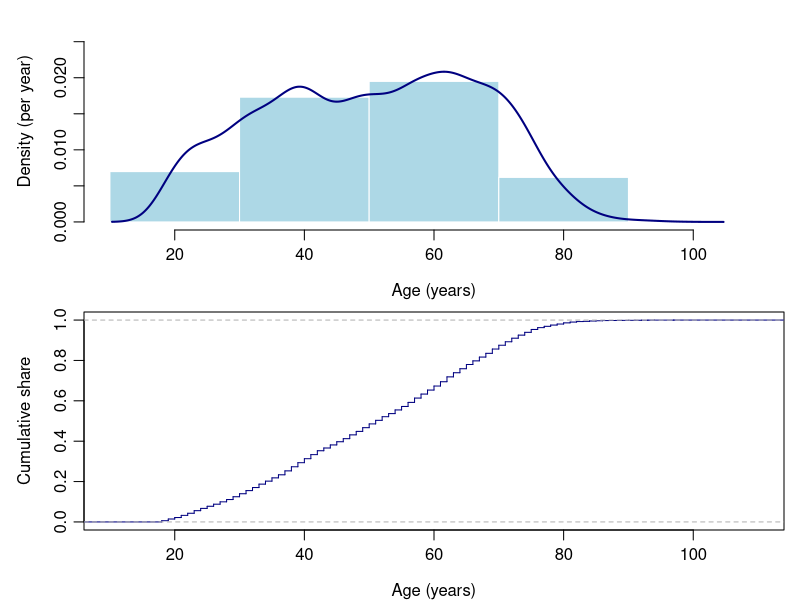

Source code (R):
## ---- chunk 1
#| label: provided-data
#| eval: true
democracy <- read.csv("democracy.csv")
## ---- chunk 2
#| label: inspect-sample
#| echo: true
#| eval: true
# Report the dimensions and group sizes.
# YOUR CODE HERE
## ---- chunk 3
#| label: first-histogram
#| echo: true
#| eval: true
# Make one histogram using R's default breaks.
# YOUR CODE HERE
## ---- chunk 4
#| label: histogram-widths
#| echo: true
#| eval: true
# Draw the 20-year histogram.
# YOUR CODE HERE
# Draw the 5-year histogram.
# YOUR CODE HERE
## ---- chunk 5
#| label: density-histograms
#| echo: true
#| eval: true
# Draw both density histograms here.
# YOUR CODE HERE
## ---- chunk 6
#| label: density-area
#| echo: true
#| eval: true
# Store the sample size, bin count, density height, and area.
# YOUR CODE HERE
## ---- chunk 7
#| label: provided-density-cdf
#| echo: false
#| fig-width: 6.5
#| fig-height: 4.4
#| eval: true
par(mfrow = c(2, 1), mar = c(3.5, 4.2, 0.6, 0.8),
    mgp = c(2.5, 0.7, 0))
hist(democracy$age, breaks = seq(10, 110, by = 20),
     freq = FALSE, xlim = c(10, 110), ylim = c(0, 0.028),
     main = "", xlab = "Age (years)", ylab = "Density (per year)",
     col = "lightblue", border = "white")
lines(density(democracy$age), col = "navy", lwd = 2)
plot(ecdf(democracy$age), xlim = c(10, 110),
     main = "", xlab = "Age (years)", ylab = "Cumulative share",
     verticals = TRUE, do.points = FALSE, col = "navy")
par(mfrow = c(1, 1))
## ---- chunk 8
#| label: cdf-increases
#| echo: true
#| eval: true
# Create F_age and compare the two interval shares.
# YOUR CODE HERE
## ---- chunk 9
#| label: attitude-scatter
#| echo: true
#| eval: true
# Draw the plot and calculate the correlation.
# YOUR CODE HERE
## ---- chunk 10
#| label: provided-score-bands
#| eval: true
democracy$practices_band <- ifelse(
  democracy$undemocratic <= 25, "0-25", "Above 25")
democracy$violence_band <- ifelse(
  democracy$violence <= 25, "0-25", "Above 25")
## ---- chunk 11
#| label: joint-table
#| echo: true
#| eval: true
# Calculate the joint percentages and the practices margin.
# YOUR CODE HERE
## ---- chunk 12
#| label: condition-violence-densities
#| echo: true
#| eval: true
# Draw the two density curves on the same axes and add a legend.
# YOUR CODE HERE
## ---- chunk 13
#| label: condition-boxplots
#| echo: true
#| eval: true
# YOUR CODE HERE
